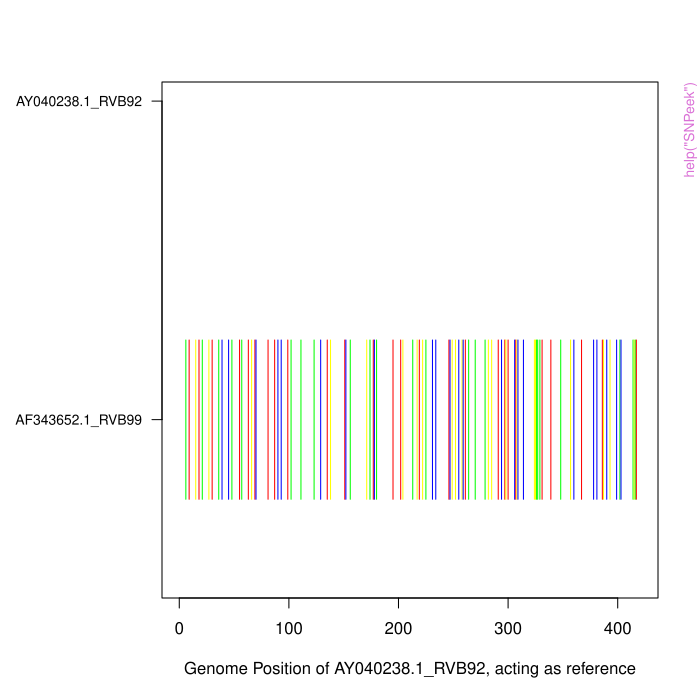

The script that drew this image:
pkgname <- "rhinotypeR"
source(file.path(R.home("share"), "R", "examples-header.R"))
options(warn = 1)
library('rhinotypeR')

base::assign(".oldSearch", base::search(), pos = 'CheckExEnv')
base::assign(".old_wd", base::getwd(), pos = 'CheckExEnv')
cleanEx()
nameEx("SNPeek")
### * SNPeek

flush(stderr()); flush(stdout())

### Name: SNPeek
### Title: Visualize single nucleotide polymorphisms
### Aliases: SNPeek
### Keywords: SNP visualization

### ** Examples

# Load the dataset
test <- system.file("extdata", "test.fasta", package = "rhinotypeR")

fastaData <- readFasta(fastaFile = test)
SNPeek(fastaData, showLegend = FALSE)



cleanEx()
nameEx("assignTypes")
### * assignTypes

flush(stderr()); flush(stdout())

### Name: assignTypes
### Title: Assigns genotypes to input sequences
### Aliases: assignTypes
### Keywords: genotype sequence analysis

### ** Examples

# Load the dataset
test <- system.file("extdata", "input_aln.fasta", package = "rhinotypeR")

# Run command
fastaD <- readFasta(test)
assignTypes(fastaD, model = "p-distance", gapDeletion = TRUE, threshold = 0.105)



cleanEx()
nameEx("countSNPs")
### * countSNPs

flush(stderr()); flush(stdout())

### Name: countSNPs
### Title: Counts single nucleotide polymorphisms
### Aliases: countSNPs
### Keywords: genotype sequence analysis

### ** Examples

# Load the dataset
test <- system.file("extdata", "test.fasta", package = "rhinotypeR")

# Run the function
fastaData <- readFasta(test)
countSNPs(fastaData)



cleanEx()
nameEx("getPrototypeSeqs")
### * getPrototypeSeqs

flush(stderr()); flush(stdout())

### Name: getPrototypeSeqs
### Title: Download rhinovirus prototype strains
### Aliases: getPrototypeSeqs
### Keywords: genotype sequence analysis

### ** Examples

# Run the function
# getPrototypeSeqs(destinationFolder = "~/Desktop")



cleanEx()
nameEx("overallMeanDistance")
### * overallMeanDistance

flush(stderr()); flush(stdout())

### Name: overallMeanDistance
### Title: Estimates the overall mean distance
### Aliases: overallMeanDistance
### Keywords: genotype sequence analysis

### ** Examples

# Load the dataset
test <- system.file("extdata", "input_aln.fasta", package = "rhinotypeR")

# Usage
fastaData <- readFasta(test)
overallMeanDistance(fastaData, model="p-distance")



cleanEx()
nameEx("pairwiseDistances")
### * pairwiseDistances

flush(stderr()); flush(stdout())

### Name: pairwiseDistances
### Title: Estimates pairwise distances
### Aliases: pairwiseDistances
### Keywords: genotype sequence analysis

### ** Examples

# Load the dataset
test <- system.file("extdata", "input_aln.fasta", package = "rhinotypeR")

# Example usage
fastaD <- readFasta(test)
pairwiseDistances(fastaD, "p-distance")



cleanEx()
nameEx("plotAA")
### * plotAA

flush(stderr()); flush(stdout())

### Name: plotAA
### Title: Visualize amino acid substitutions
### Aliases: plotAA
### Keywords: genotype sequence analysis

### ** Examples

# Load the dataset
test <- system.file("extdata", "test.translated.fasta", package = "rhinotypeR")

# Usage
plotAA(test)



cleanEx()
nameEx("plotDistances")
### * plotDistances

flush(stderr()); flush(stdout())

### Name: plotDistances
### Title: Visualizes pairwise genetic distances
### Aliases: plotDistances
### Keywords: genotype sequence analysis

### ** Examples

# Load the dataset
test <- system.file("extdata", "input_aln.fasta", package = "rhinotypeR")

# Example usage
fastaD <- readFasta(test)
distancesMatrix <- pairwiseDistances(fastaD, "p-distance")
plotDistances(distancesMatrix)



cleanEx()
nameEx("plotFrequency")
### * plotFrequency

flush(stderr()); flush(stdout())

### Name: plotFrequency
### Title: Plots the frequency of assigned genotypes
### Aliases: plotFrequency
### Keywords: genotype visualization

### ** Examples

# Load the dataset
test <- system.file("extdata", "input_aln.fasta", package = "rhinotypeR")

# Run 
queryFastaData <- readFasta(test)
df <- assignTypes(queryFastaData, "p-distance")

plotFrequency(df)



cleanEx()
nameEx("plotTree")
### * plotTree

flush(stderr()); flush(stdout())

### Name: plotTree
### Title: Plots a simple phylogenetic tree
### Aliases: plotTree
### Keywords: genotype phylogenetics

### ** Examples

# Load the dataset
test <- system.file("extdata", "input_aln.fasta", package = "rhinotypeR")

# Example usage
fastaD <- readFasta(test)
pdistances <- pairwiseDistances(fastaD, "p-distance")
plotTree(pdistances)



cleanEx()
nameEx("readFasta")
### * readFasta

flush(stderr()); flush(stdout())

### Name: readFasta
### Title: Reads sequence alignment/fasta files into R for processing
### Aliases: readFasta
### Keywords: sequence analysis data input

### ** Examples

# Load the dataset
test <- system.file("extdata", "test.fasta", package = "rhinotypeR")

# Run the command
readFasta(test)



### * <FOOTER>
###
cleanEx()
options(digits = 7L)
base::cat("Time elapsed: ", proc.time() - base::get("ptime", pos = 'CheckExEnv'),"\n")
grDevices::dev.off()
###
### Local variables: ***
### mode: outline-minor ***
### outline-regexp: "\\(> \\)?### [*]+" ***
### End: ***
quit('no')
